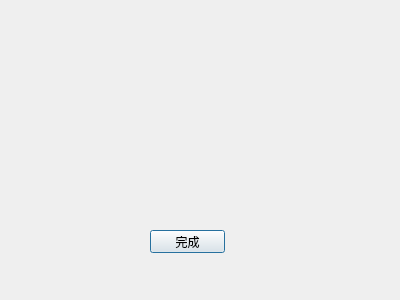
<?xml version="1.0" encoding="UTF-8"?>
<ui version="4.0">
 <class>Regi</class>
 <widget class="QDialog" name="Regi">
  <property name="geometry">
   <rect>
    <x>0</x>
    <y>0</y>
    <width>400</width>
    <height>300</height>
   </rect>
  </property>
  <property name="windowTitle">
   <string> Register</string>
  </property>
  <widget class="QPushButton" name="pushButton">
   <property name="geometry">
    <rect>
     <x>150</x>
     <y>230</y>
     <width>75</width>
     <height>23</height>
    </rect>
   </property>
   <property name="text">
    <string>完成</string>
   </property>
  </widget>
 </widget>
 <resources/>
 <connections>
  <connection>
   <sender>pushButton</sender>
   <signal>clicked()</signal>
   <receiver>Regi</receiver>
   <slot>accept()</slot>
   <hints>
    <hint type="sourcelabel">
     <x>185</x>
     <y>240</y>
    </hint>
    <hint type="destinationlabel">
     <x>179</x>
     <y>178</y>
    </hint>
   </hints>
  </connection>
 </connections>
</ui>
